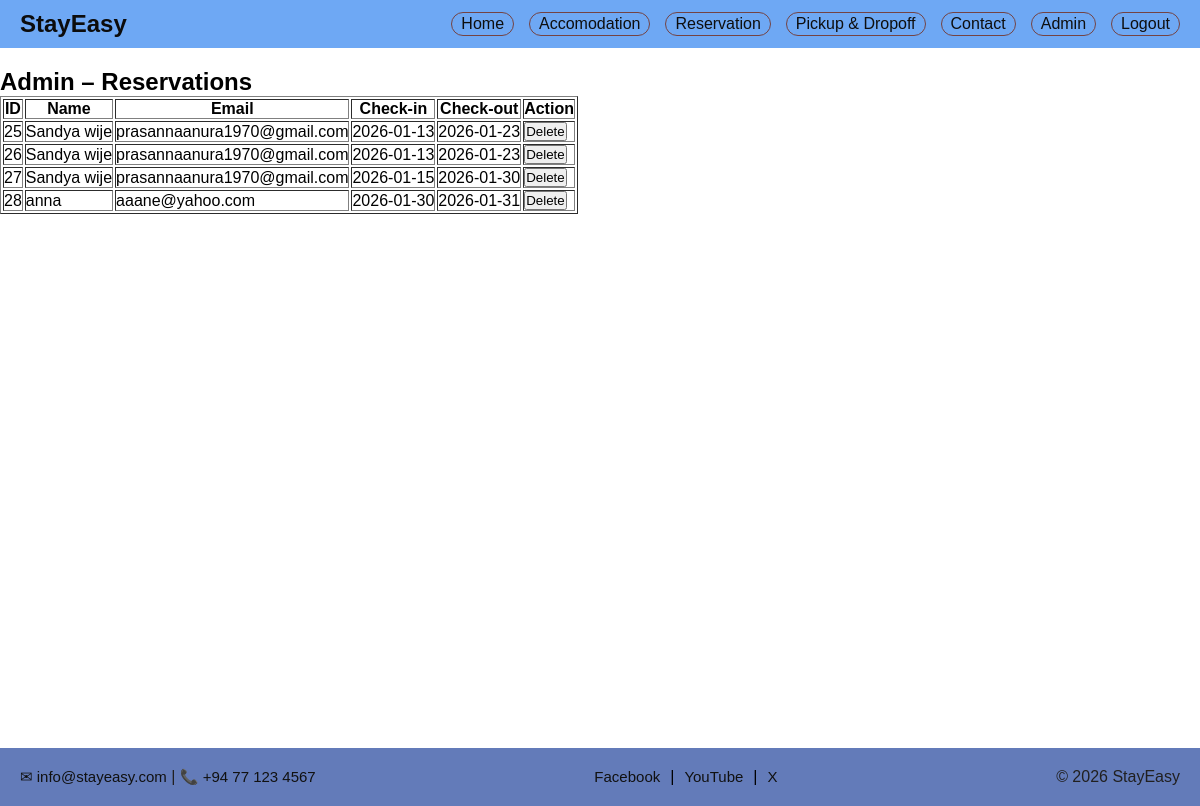
Before: /admin (signed in) with the older database file.
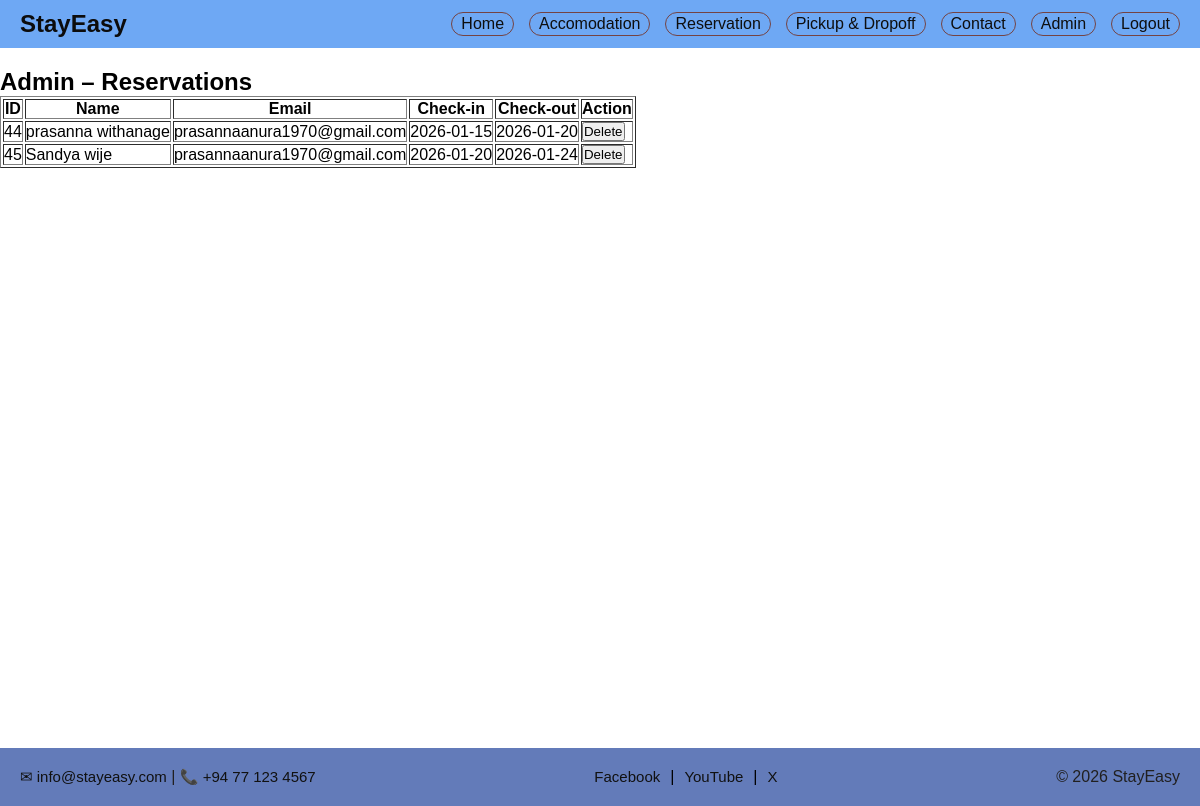
After: the same page with the newer database file.
### tables this page shows
CREATE TABLE reservations (
    id INTEGER PRIMARY KEY AUTOINCREMENT,
    name TEXT NOT NULL,
    email TEXT NOT NULL,
    checkin DATE NOT NULL,
    checkout DATE NOT NULL
);

### app.py (the view)
@app.route("/admin")
def admin():
    if not session.get("admin"):
        return redirect(url_for("admin_login"))
    conn = get_db_connection()
    reservations = conn.execute("SELECT * FROM reservations").fetchall()
    conn.close()
    return render_template("admin.html", reservations=reservations)

### app.py (called while the page is built)
def get_db_connection():
    conn = sqlite3.connect("database.db")
    conn.row_factory = sqlite3.Row
    return conn

### templates/admin.html (shortened to what this page needs)
{% extends "base.html" %}
{% block content %}
<h2>Admin – Reservations</h2>
<table border="1" cellpadding="8">
    <tr>
        <th>ID</th>
        <th>Name</th>
        <th>Email</th>
        <th>Check-in</th>
        <th>Check-out</th>
        <th>Action</th>
    </tr>
    {% for r in reservations %}
    <tr>
        <td>{{ r.id }}</td>
        <td>{{ r.name }}</td>
        <td>{{ r.email }}</td>
        <td>{{ r.checkin }}</td>
        <td>{{ r.checkout }}</td>
         <td>
        <form method="POST" action="/delete/{{ r.id }}">
            <button type="submit"
                    onclick="return confirm('Delete this reservation?');">
                Delete
            </button>
        </form>
    </td>
    </tr>
    {% endfor %}
</table>
{% endblock %}

### templates/base.html (shortened to what this page needs)
<!DOCTYPE html>
<html lang="en">
<head>
    <link rel="stylesheet" href="{{ url_for('static', filename='css/style.css') }}">
</head>
<body>
    <nav>
        <div class="logo">
            <a href="{{ url_for('home') }}">StayEasy</a>
        </div>
        <div class="menu">
            <a href="{{ url_for('home') }}">Home</a>
            <a href="{{ url_for('accomodation') }}">Accomodation</a>
            <a href="{{ url_for('reservation') }}">Reservation</a>
            <a href="{{ url_for('service') }}">Pickup & Dropoff</a>
            <a href="{{ url_for('contact') }}">Contact</a>
            {% if session.get("admin") %}
                <a href="{{ url_for('admin') }}">Admin</a>
                <a href="{{ url_for('logout') }}">Logout</a>
            {% endif %}
        </div>
    </nav>
    <main>
        {% block content %}{% endblock %}
    </main>
    <footer>
        <div class="footer-container">
            <p><a href="mailto:info@stayeasy.com">&#9993; info@stayeasy.com</a> |
            <a href="tel:+94771234567">📞 +94 77 123 4567</a></p>
            <div class="social-links">
                <a href="#">Facebook</a> |
                <a href="#">YouTube</a> |
                <a href="#">X</a>
            </div>
            <p>&copy; 2026 StayEasy</p>
        </div>
    </footer>
</body>
</html>

### static/css/style.css (style rules this page uses)
* { margin: 0; padding: 0; box-sizing: border-box; }
body { font-family: Arial, sans-serif; }
nav { display: flex; justify-content: space-between; align-items: center; background-color: #6ea8f4; padding: 10px 20px; position: relative; margin-bottom: 20px; }
nav .logo a { font-weight: bold; color: #0c0c0c; text-decoration: none; font-size: 24px; }
nav .menu { display: flex; gap: 15px; align-items: center; }
nav .menu a { color: #0e0e0e; text-decoration: none; padding: 2px 9px; transition: all 0.3s; white-space: nowrap; border-radius: 15px; border: 1px solid #744343; background-color: transparent; }
main { min-height: calc(100vh - 120px); }
footer { background-color: #637bb9; padding: 20px; }
.footer-container { display: flex; justify-content: space-between; align-items: center; flex-wrap: wrap; gap: 15px; max-width: 1200px; margin: 0 auto; }
.footer-container p { color: #212020; }
.social-links { display: flex; gap: 10px; }
.footer-container a { font-size: 15px; text-decoration: none; color: rgb(17, 17, 17); transition: opacity 0.3; }

Changed rows visible on the page:
removed reservations: id "25", name "Sandya wije", email "prasannaanura1970@gmail.com", checkin "2026-01-13", checkout "2026-01-23"
removed reservations: id "26", name "Sandya wije", email "prasannaanura1970@gmail.com", checkin "2026-01-13", checkout "2026-01-23"
removed reservations: id "27", name "Sandya wije", email "prasannaanura1970@gmail.com", checkin "2026-01-15", checkout "2026-01-30"
removed reservations: id "28", name "anna", email "aaane@yahoo.com", checkin "2026-01-30", checkout "2026-01-31"
added reservations: id "44", name "prasanna withanage", email "prasannaanura1970@gmail.com", checkin "2026-01-15", checkout "2026-01-20"
added reservations: id "45", name "Sandya wije", email "prasannaanura1970@gmail.com", checkin "2026-01-20", checkout "2026-01-24"
